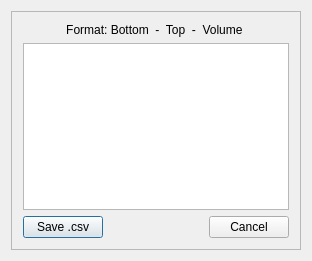
<?xml version="1.0" encoding="UTF-8"?>
<ui version="4.0">
 <class>displaySurface</class>
 <widget class="QDialog" name="displaySurface">
  <property name="geometry">
   <rect>
    <x>0</x>
    <y>0</y>
    <width>312</width>
    <height>261</height>
   </rect>
  </property>
  <property name="windowTitle">
   <string>display surfaces</string>
  </property>
  <layout class="QGridLayout" name="gridLayout_2">
   <item row="0" column="0">
    <widget class="QFrame" name="frame">
     <property name="frameShape">
      <enum>QFrame::StyledPanel</enum>
     </property>
     <property name="frameShadow">
      <enum>QFrame::Raised</enum>
     </property>
     <layout class="QGridLayout" name="gridLayout">
      <item row="0" column="0" colspan="2">
       <widget class="QLabel" name="title">
        <property name="text">
         <string>Format: Bottom  -  Top  -  Volume </string>
        </property>
        <property name="alignment">
         <set>Qt::AlignCenter</set>
        </property>
       </widget>
      </item>
      <item row="1" column="0" colspan="2">
       <widget class="QTextEdit" name="Text"/>
      </item>
      <item row="2" column="0">
       <widget class="QPushButton" name="SaveCSV">
        <property name="text">
         <string>Save .csv</string>
        </property>
       </widget>
      </item>
      <item row="2" column="1">
       <widget class="QDialogButtonBox" name="cancelButton">
        <property name="standardButtons">
         <set>QDialogButtonBox::Cancel</set>
        </property>
       </widget>
      </item>
     </layout>
    </widget>
   </item>
  </layout>
 </widget>
 <layoutdefault spacing="6" margin="11"/>
 <resources/>
 <connections/>
</ui>
